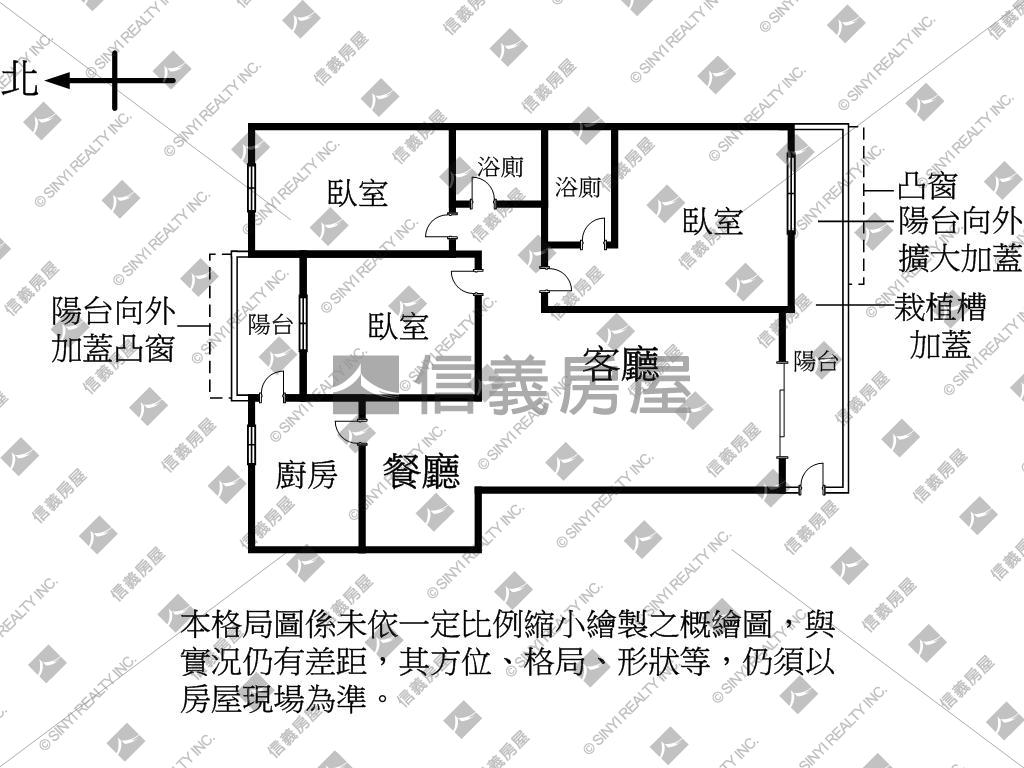
#> input picture 02a_img_recog/detection_testing/Images/test5.jpg, 1024 x 768 px, found by its file name
$ jupyter execute --allow-errors condition_detection.ipynb   (older library calls are emulated)
#> lines starting #> are read from the running program, lines starting #| are printed output that depends on the picture
[cell 1]
import cv2
import numpy as np
from PIL import Image
from utils.FloorplanToBlenderLib import *

[cell 2]
img = cv2.imread("images/test5.jpg")
#> img is the input picture: shape (768, 1024, 3); min 0, max 255, mean 232.3
gray_img = cv2.cvtColor(img,cv2.COLOR_BGR2GRAY)
display(Image.fromarray(img))
# display(Image.fromarray(gray_img))

#> (a cell that did not finish here is left out)

#> (a cell that did not finish here is left out)

#> (a cell that did not finish here is left out)

## Get different room

#> (a cell that did not finish here is left out)

[cell 7]
testarr = np.ones(img.shape[0:2], dtype=np.int32)
testarr.shape

[cell 8]
img2 = img.astype(np.int32)
testarr = img2[:,:,0]+255*img2[:,:,1]+(255**2)*img2[:,:,2]
print(testarr[0,0])
#| 16646655
print(img[0,0,:])
#| [255 255 255]

[cell 9]
# for white background
unique = np.unique(testarr)[::-1]
#> unique = 256 values, max 16646655 at index 0, min 0 at index 255, mean 8323327.5

# for black background
#unique = np.unique(testarr)

unique
#> Out has the same summary as unique

[cell 10]
testarr2 = np.zeros(img.shape[0:2], dtype=np.int32)
for ind, i in enumerate(unique):
    testarr2 = np.where(testarr == i,ind,testarr2)
#> this loop made 256 passes
#> i on passes 1 to 3: 16646655, 16581374, 16516093
#> pass 2, `testarr2 = np.where(testarr == i,ind,testarr2)`:
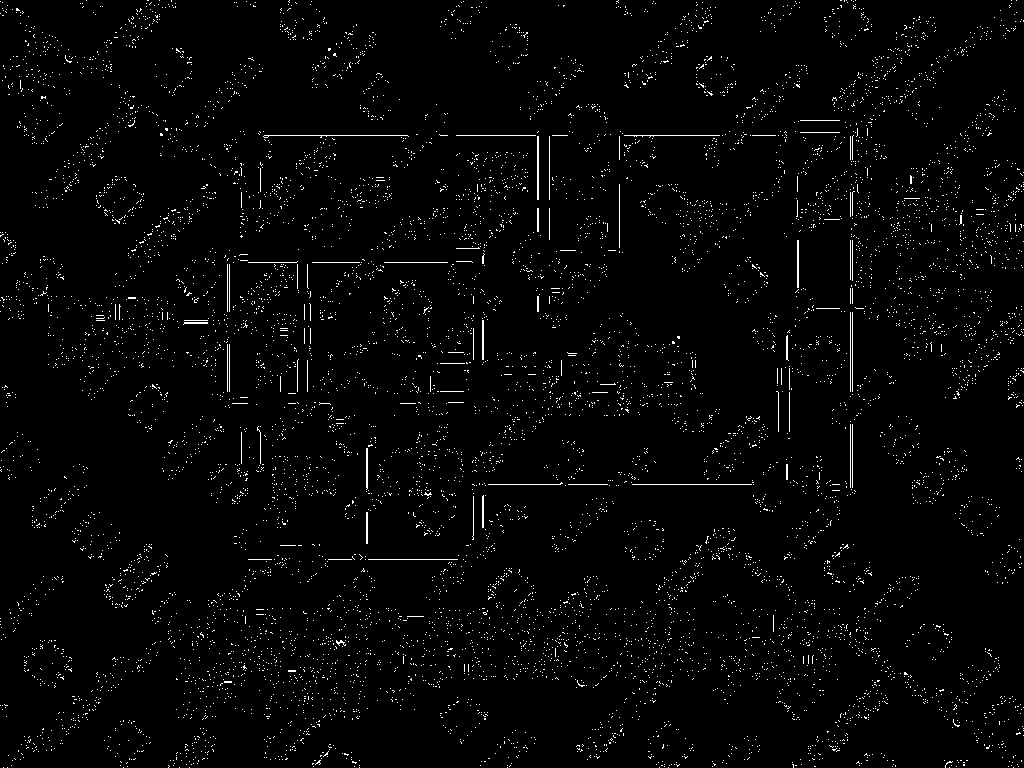
#> testarr2: shape (768, 1024) int32; values 0 (black) and 1 (white), 2.2% white in thin lines or dots
#> pass 3, `testarr2 = np.where(testarr == i,ind,testarr2)`:
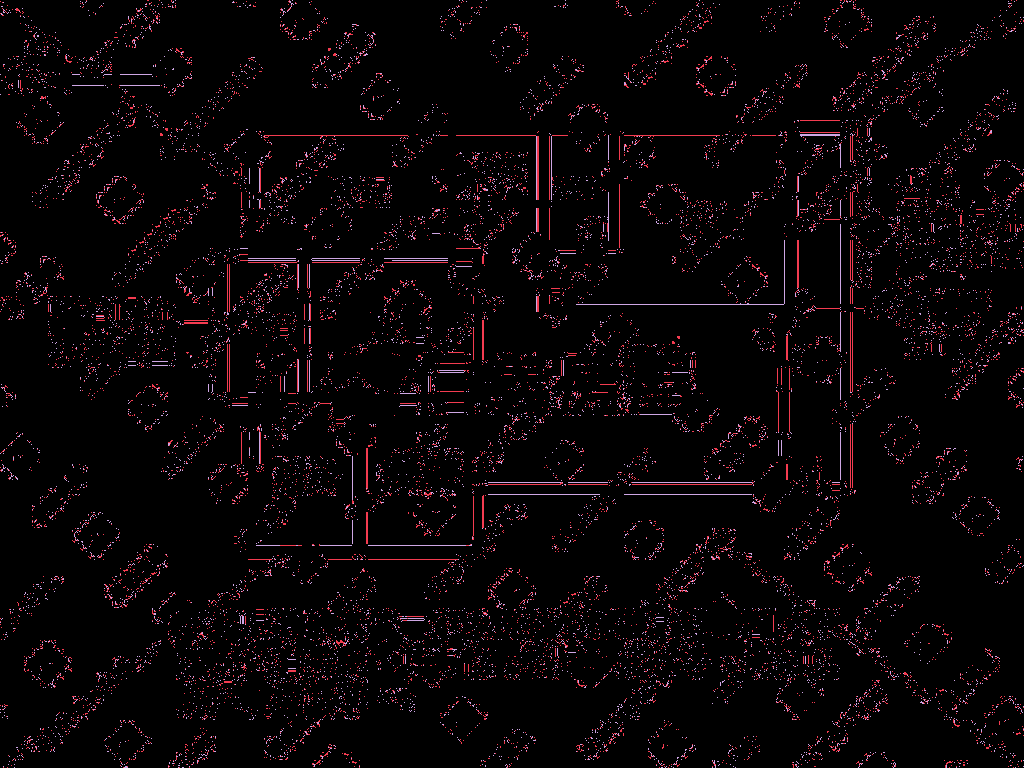
#> testarr2: shape (768, 1024) int32; 3 distinct labels, from 0 to 2; one colour per label, 0 black
#> after the loop:
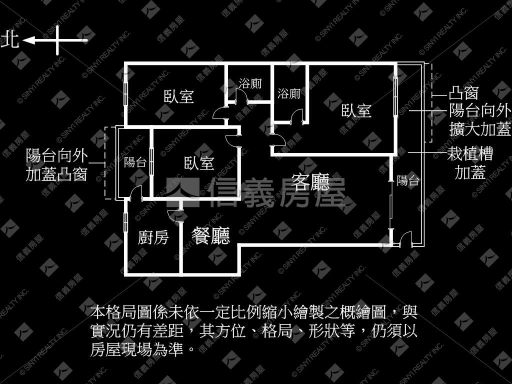
#> testarr2: shape (768, 1024) int32 (shown at 1/2 size); min 0, max 255, mean 22.7

[cell 11]
# Testing block
testarr3 = testarr2*(255/7)
testarr3 =testarr3.astype(np.uint8)
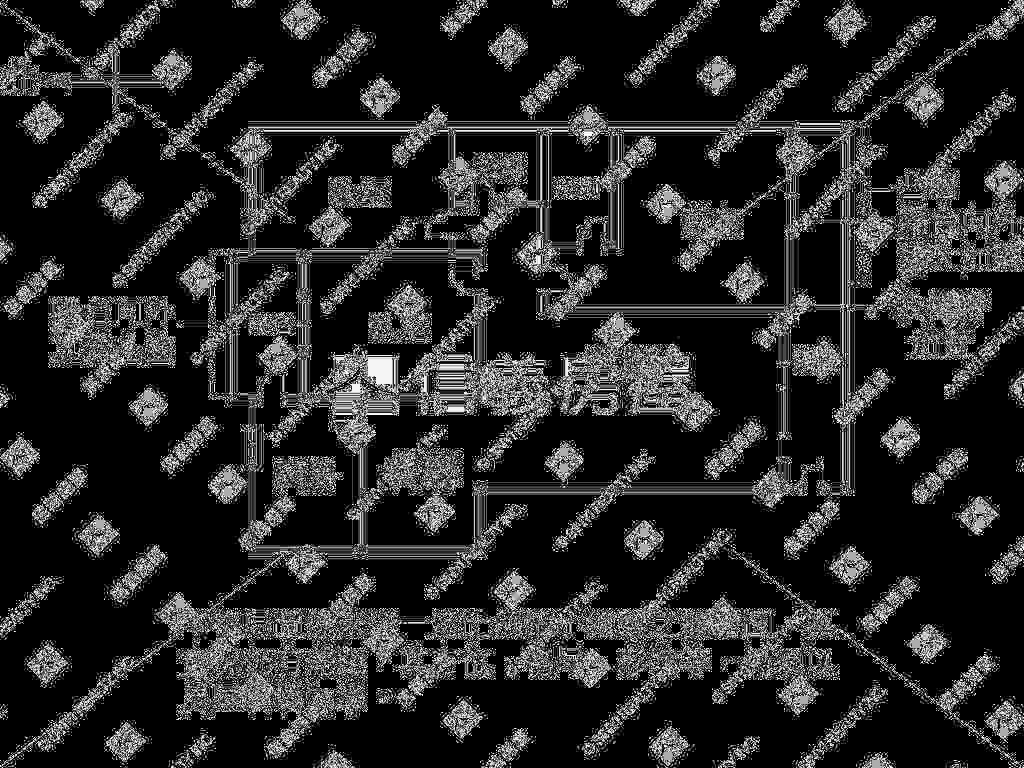
#> testarr3: shape (768, 1024); min 0, max 255, mean 39.1
display(Image.fromarray(testarr3))
testarr3.shape

$ run again, with 02a_img_recog/detection_testing/Images/test1.jpg copied over 02a_img_recog/detection_testing/Images/test5.jpg
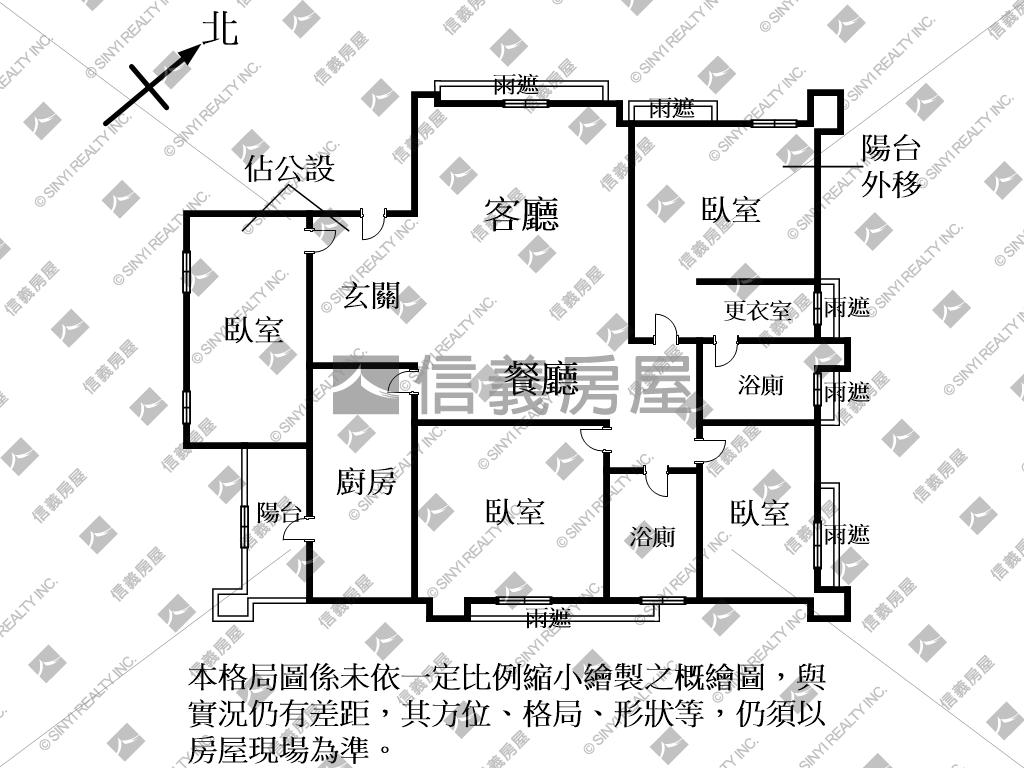
#> input picture 02a_img_recog/detection_testing/Images/test1.jpg, 1024 x 768 px, found by its file name
#> img is the input picture: shape (768, 1024, 3); min 0, max 255, mean 231.5
#| 16646655
#| [255 255 255]
#> unique = 256 values, max 16646655 at index 0, min 0 at index 255, mean 8323327.5
#> `unique`: Out has the same summary as unique
#> the loop `for ind, i in enumerate(unique):` made 256 passes
#> i on passes 1 to 3: 16646655, 16581374, 16516093
#> pass 2, `testarr2 = np.where(testarr == i,ind,testarr2)`:
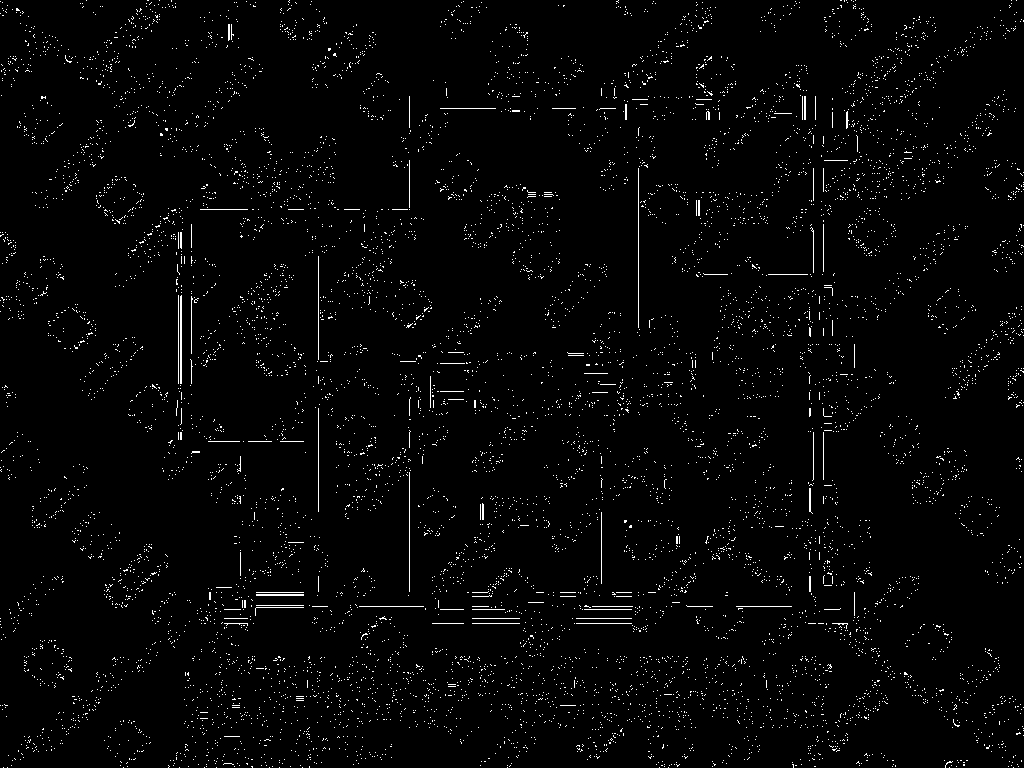
#> testarr2: shape (768, 1024) int32; values 0 (black) and 1 (white), 2.2% white in thin lines or dots
#> `testarr3 =testarr3.astype(np.uint8)`:
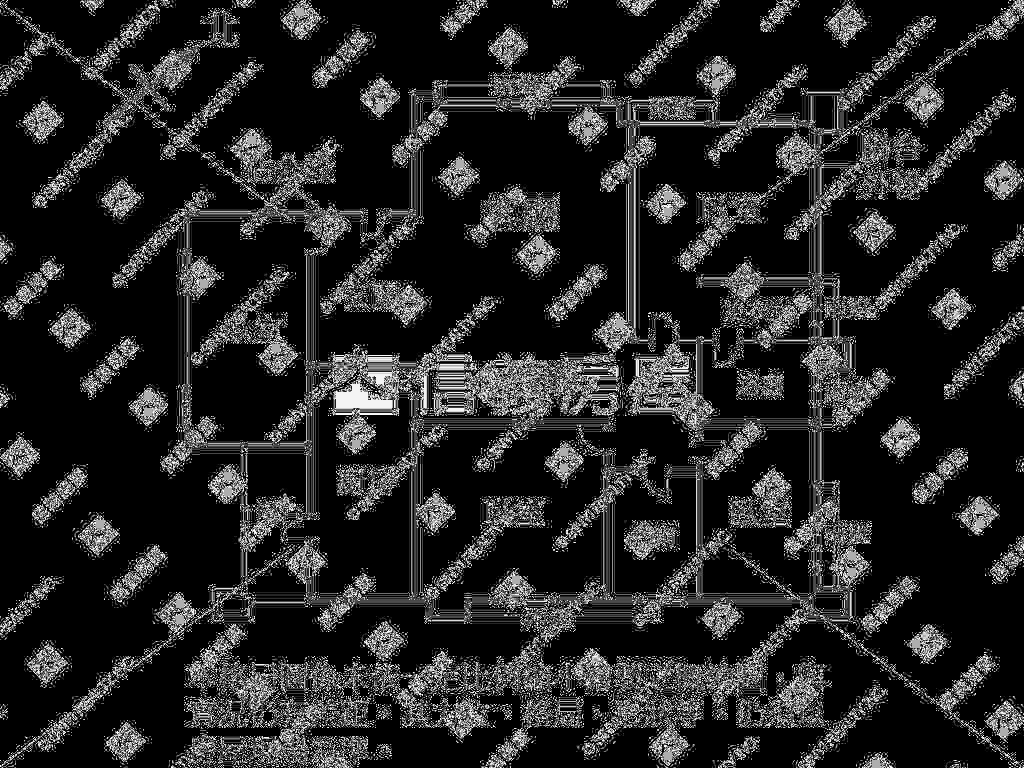
#> testarr3: shape (768, 1024); min 0, max 255, mean 36.8
